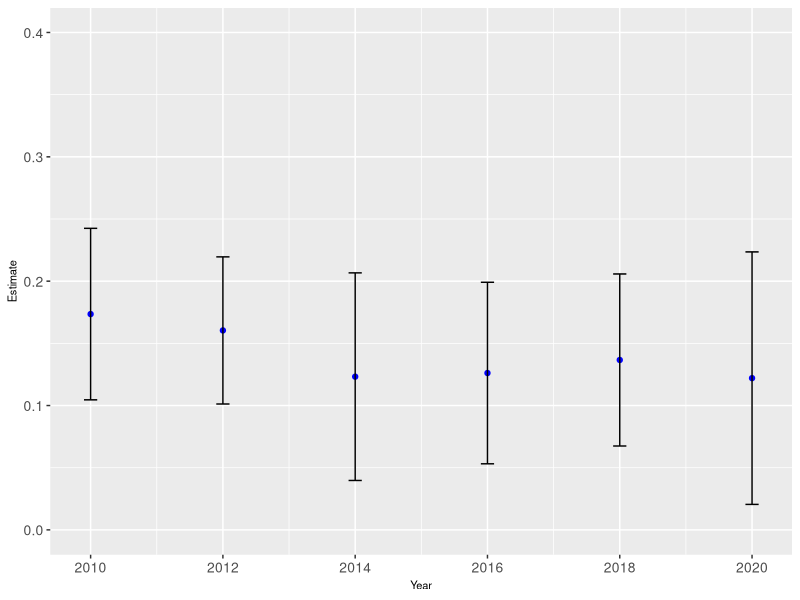
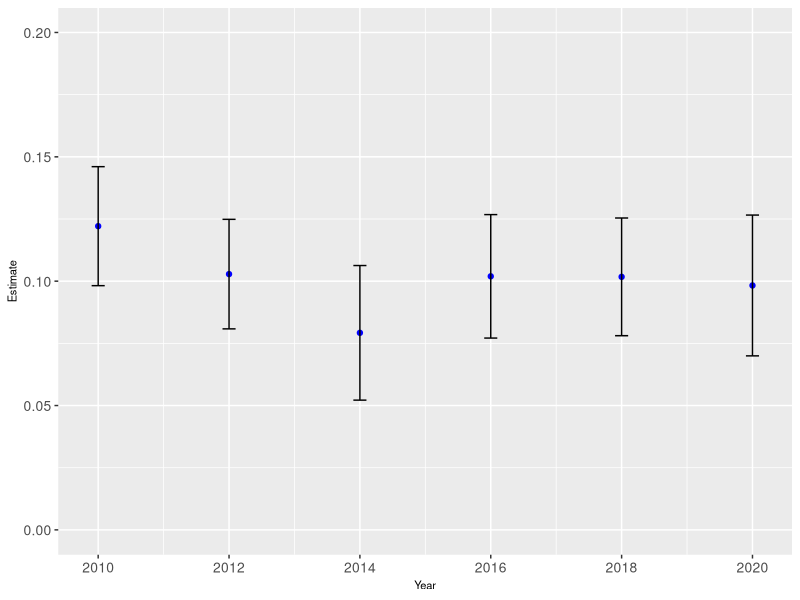
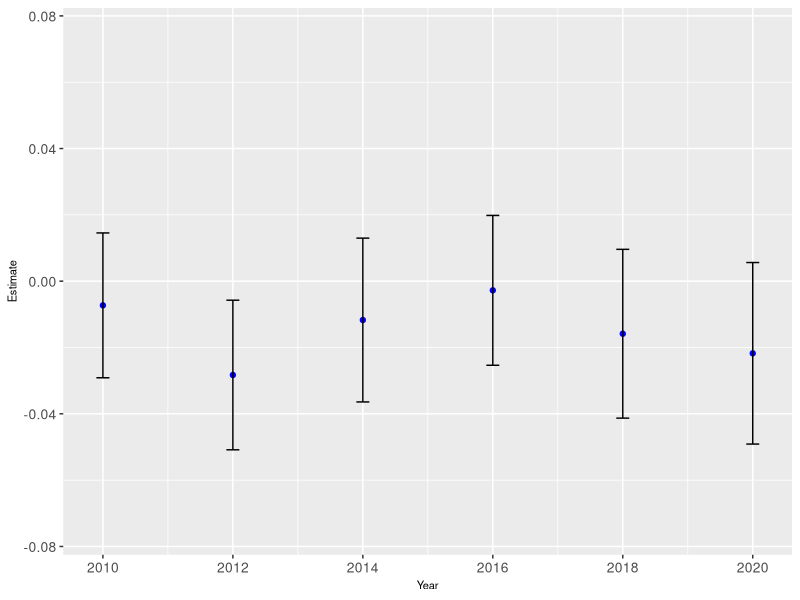
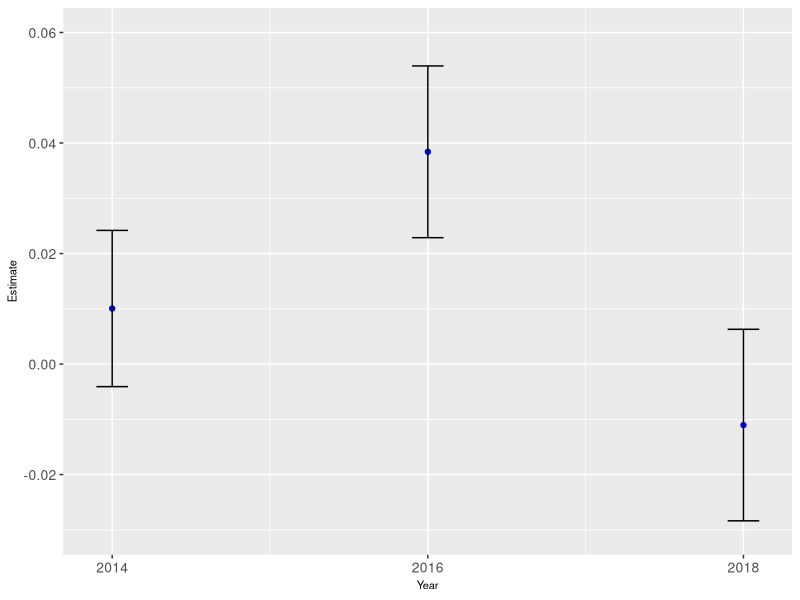

These figures' R source, in order:
###########################
#       Yunfeng Wu        #
#    yw4250@columbia.edu  #
#    Columbia University  #
#    Econ  Thesis Code    #
###########################


library(ggplot2)
##first-child
data <- data.frame(
  Year = c(2010, 2012, 2014, 2016, 2018, 2020),
  Estimate = c(.1735312,.1603866,.1232109,.126133,.1366215,.1220189),
  Lower_CI = c(.1045697,.1012282,.0397428, .0531483,.0674422,.0204921),
  Upper_CI = c(.2424926,.219545,.2066791,.1991177,.2058009,.2235458)
)

ggplot(data, aes(x = Year, y = Estimate)) +
  geom_point(color = "blue") +  
  geom_errorbar(aes(ymin = Lower_CI, ymax = Upper_CI), width = 0.2) +  
  labs(
    x = "Year", y = "Estimate") +
  scale_x_continuous(breaks = seq(2010, 2020, by = 2)) +  
  scale_y_continuous(limits = c(0, 0.4)) +  
  theme(
    axis.title.x = element_text(size = 8),  
    axis.title.y = element_text(size = 8),  
    axis.text.x = element_text(size = 10),    
    axis.text.y = element_text(size = 10)     
  )

##second-child
data <- data.frame(
  Year = c(2010, 2012, 2014, 2016, 2018, 2020),
  Estimate = c(.1221195,.1028458,.0792336, .1019507,.1017429,.0982737),
  Lower_CI = c(.0981984,.0808229,.0521711,.0771254,.0780783,.0699719),
  Upper_CI = c(.1460406,.1248688,.106296,.1267759,.1254075,.1265755)
)


ggplot(data, aes(x = Year, y = Estimate)) +
  geom_point(color = "blue") +  
  geom_errorbar(aes(ymin = Lower_CI, ymax = Upper_CI), width = 0.2) +  
  labs( 
    x = "Year", y = "Estimate") +
  scale_x_continuous(breaks = seq(2010, 2020, by = 2)) + 
  scale_y_continuous(limits = c(0,0.2)) +  
  theme(
    axis.title.x = element_text(size = 8),  
    axis.title.y = element_text(size = 8), 
    axis.text.x = element_text(size = 10),    
    axis.text.y = element_text(size = 10)     
  )

##third-child
data <- data.frame(
  Year = c(2010, 2012, 2014, 2016, 2018, 2020),
  Estimate = c( -.0072923, -.0282919,-.0117206,-.0027642, -.0158482, -.0217559),
  Lower_CI = c( -.029133,-.0508466,-.0364194,-.0253555, -.0413042,-.0491287),
  Upper_CI = c(.0145484,-.0057373,.0129782,.0198271,.0096079,.005617)
)


ggplot(data, aes(x = Year, y = Estimate)) +
  geom_point(color = "blue") +  
  geom_errorbar(aes(ymin = Lower_CI, ymax = Upper_CI), width = 0.2) +  
  labs(
    x = "Year", y = "Estimate") +
  scale_x_continuous(breaks = seq(2010, 2020, by = 2)) +  
  scale_y_continuous(limits = c(-0.075,0.075)) +  
  theme(
    axis.title.x = element_text(size = 8), 
    axis.title.y = element_text(size = 8), 
    axis.text.x = element_text(size = 10),    
    axis.text.y = element_text(size = 10)  
  )

## DID robust graph
data <- data.frame(
  Year = c(2014, 2016, 2018),
  Estimate = c(.0100513,.0384102,-.0110373),
  Lower_CI = c(   -.0040823,.0228732,-.0283652),
  Upper_CI = c( .0241849,.0539472,.0062907)
)


ggplot(data, aes(x = Year, y = Estimate)) +
  geom_point(color = "blue") +  
  geom_errorbar(aes(ymin = Lower_CI, ymax = Upper_CI), width = 0.2) +  
  labs(
    x = "Year", y = "Estimate") +
  scale_x_continuous(breaks = seq(2014,2018, by = 2)) +  
  scale_y_continuous(limits = c(-0.03, 0.06)) +  
  theme(
    axis.title.x = element_text(size = 8),  
    axis.title.y = element_text(size = 8), 
    axis.text.x = element_text(size = 10),    
    axis.text.y = element_text(size = 10) 
  )